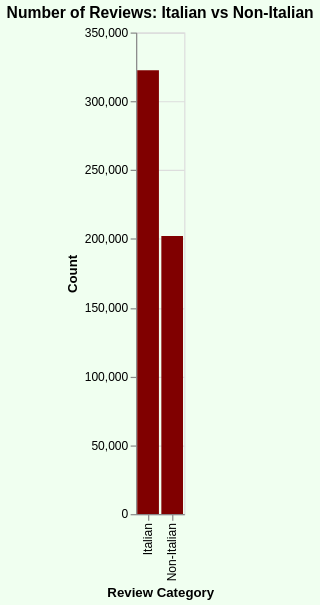

This figure's Vega-Lite source:
### Vega-Lite specification from a JSON file in a GitHub repository (floating-point values rounded to 4 significant figures)
{"config": {"view": {"continuousWidth": 300, "continuousHeight": 300}}, "data": {"name": "data-422f120cb13ef0d5844f17f86b74ebc9"}, "mark": {"type": "bar", "color": "#800000"}, "background": "#f0fff0", "encoding": {"tooltip": [{"field": "count_reviews", "type": "quantitative"}, {"field": "review_category", "type": "nominal"}], "x": {"field": "review_category", "sort": {"field": "count_reviews", "order": "descending"}, "title": "Review Category", "type": "nominal"}, "y": {"field": "count_reviews", "title": "Count", "type": "quantitative"}}, "height": 400, "title": "Number of Reviews: Italian vs Non-Italian", "width": "container", "$schema": "https://vega.github.io/schema/vega-lite/v5.17.0.json", "datasets": {"data-422f120cb13ef0d5844f17f86b74ebc9": [{"review_category": "Italian", "count_reviews": 322593}, {"review_category": "Non-Italian", "count_reviews": 202146}]}}
